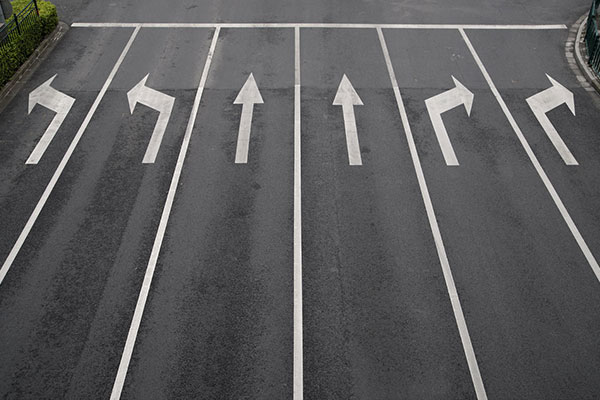
#> input picture lane-detection/lane.jpeg, 600 x 400 px
$ python hough.py
#> lines starting #> are read from the running program, lines starting #| are printed output that depends on the picture; after the words box and inside, x2 and y2 are one past the last pixel; in counts of white or black regions, pixels touching at a corner belong together
import cv2 as cv
import numpy as np

lane_color = cv.imread("lane.jpeg")
#> lane_color is the input picture: shape (400, 600, 3); mean B, G, R 92.9, 92, 92.3
height, width = lane_color.shape[:2]
#> height = 400; width = 600

gray = cv.cvtColor(lane_color, cv.COLOR_BGR2GRAY)

edges = cv.Canny(gray, threshold1=140, threshold2=150)
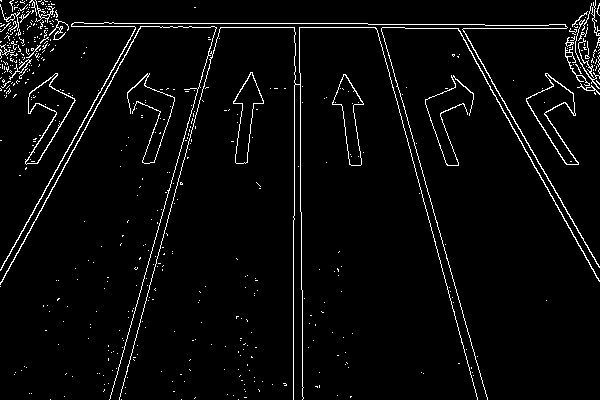
#> edges: shape (400, 600); 3.7% white in thin lines or dots

cv.namedWindow('Edges')
cv.moveWindow('Edges', 0, 0)
edges_resized = cv.resize(edges, (510, 510))
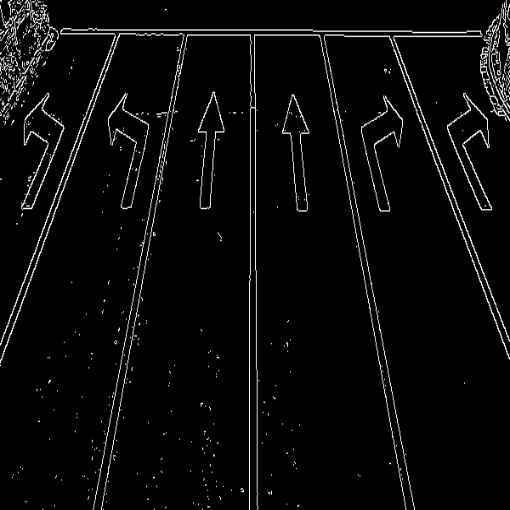
#> edges_resized: shape (510, 510); min 0, max 255, mean 9.5
cv.imshow('Edges', edges_resized)

lines = cv.HoughLinesP(
    edges,
    rho=1,
    theta=np.pi/180,
    threshold=80,
    minLineLength=100,
    maxLineGap=50
)
#> lines = 24 rows, first 6: [459, 24, 599, 267], [376, 24, 477, 399], [0, 270, 137, 23], [0, 23, 367, 23], [456, 24, 596, 277], [379, 24, 487, 399]

all_lines_image = lane_color.copy()

if lines is not None:
    for line in lines:
        print(f"Hough detected {len(lines) if lines is not None else 0} lines")
        x1, y1, x2, y2 = line[0]
        cv.line(all_lines_image, (x1, y1), (x2, y2), (0, 0, 255), 2)
#> this loop made 24 passes
#> (x1, y1, x2, y2) on passes 1 to 12: (459, 24, 599, 267), (376, 24, 477, 399), (0, 270, 137, 23), (0, 23, 367, 23), (456, 24, 596, 277), (379, 24, 487, 399), (119, 399, 211, 57), (109, 399, 216, 27), (140, 27, 404, 27), (375, 28, 597, 28), (0, 283, 86, 127), (368, 24, 484, 24)
#| Hough detected 24 lines
#| Hough detected 24 lines
#| Hough detected 24 lines
#| Hough detected 24 lines
#| Hough detected 24 lines
#| Hough detected 24 lines
#| Hough detected 24 lines
#| Hough detected 24 lines
#> (further printed lines are left out)
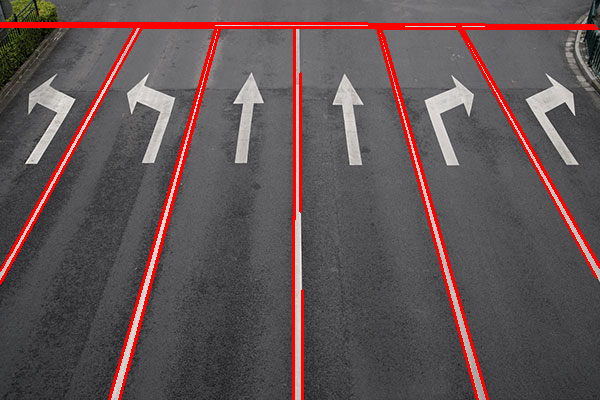
#> all_lines_image: shape (400, 600, 3); 5.64% of pixels changed, all inside (x1, y1, x2, y2) = (0, 22, 600, 400)

roi_left = width * 0.2
#> roi_left = 120
roi_right = width * 0.8
#> roi_right = 480

left_candidates = []
right_candidates = []

if lines is not None:
    for line in lines:
        x1, y1, x2, y2 = line[0]

        if x2 == x1:
            continue

        slope = (y2 - y1) / (x2 - x1)

        if abs(slope) < 0.15 or abs(slope) > 10.0:
            continue

        bottom_y = max(y1, y2)
        bottom_x = x1 if y1 > y2 else x2
        print(f"Left candidates: {len(left_candidates)}")
        print(f"Right candidates: {len(right_candidates)}")
        mid_x = (x1 + x2) / 2

        if slope < 0 and width*0.2 < bottom_x < width*0.55:
            left_candidates.append(line)
        elif slope > 0 and width*0.45 < bottom_x < width*0.8:
            right_candidates.append(line)
#> this loop made 24 passes
#> (x1, y1, x2, y2, slope, bottom_y, bottom_x, mid_x) on passes 1, 2, 3, 5, 6, 7, 8, 11, 14, 16, 19, 21: (459, 24, 599, 267, 1.74, 267, 599, 529), (376, 24, 477, 399, 3.71, 399, 477, 426.5), (0, 270, 137, 23, -1.8, 270, 0, 68.5), (456, 24, 596, 277, 1.81, 277, 596, 526), (379, 24, 487, 399, 3.47, 399, 487, 433), (119, 399, 211, 57, -3.72, 399, 119, 165), (109, 399, 216, 27, -3.48, 399, 109, 162.5), (0, 283, 86, 127, -1.81, 283, 0, 43), (0, 282, 142, 26, -1.8, 282, 0, 71), (110, 395, 215, 29, -3.49, 395, 110, 162.5), (9, 255, 135, 28, -1.8, 255, 9, 72), (383, 35, 487, 398, 3.49, 398, 487, 435)
#> (x1, y1, x2, y2, slope) on passes 4, 9, 10, 12, 17, 24: (0, 23, 367, 23, 0), (140, 27, 404, 27, 0), (375, 28, 597, 28, 0), (368, 24, 484, 24, 0), (0, 26, 214, 26, 0), (485, 25, 594, 25, 0)
#> (printed output is left out)
#> after the loop, left_candidates = [[[127, 371, 219, 29]]]; right_candidates = [[[376, 24, 477, 399]]]


current_lane_image = lane_color.copy()

best_left_line = None
min_left_x = 0

for line in left_candidates:
    x1, y1, x2, y2 = line[0]
    bottom_x = x1 if y1 > y2 else x2
    if bottom_x > min_left_x:
        min_left_x = bottom_x
        best_left_line = line
#> this loop made 1 pass
#> (x1, y1, x2, y2, bottom_x, min_left_x) on pass 1: (127, 371, 219, 29, 127, 127)
#> after the loop, min_left_x = 127

best_right_line = None
min_right_x = width
#> min_right_x = 600

for line in right_candidates:
    x1, y1, x2, y2 = line[0]
    bottom_x = x1 if y1 > y2 else x2
    if bottom_x < min_right_x:
        min_right_x = bottom_x
        best_right_line = line
#> this loop made 1 pass
#> (x1, y1, x2, y2, bottom_x, min_right_x) on pass 1: (376, 24, 477, 399, 477, 477)
#> after the loop, min_right_x = 477

if best_left_line is not None:
    x1, y1, x2, y2 = best_left_line[0]
#> x1 = 127; y1 = 371; x2 = 219; y2 = 29
    cv.line(current_lane_image, (x1, y1), (x2, y2), (255, 0, 0), 4)  # Left boundary in blue

if best_right_line is not None:
    x1, y1, x2, y2 = best_right_line[0]
#> x1 = 376; y1 = 24; x2 = 477; y2 = 399
    cv.line(current_lane_image, (x1, y1), (x2, y2), (0, 255, 0), 4)  # Right boundary in green
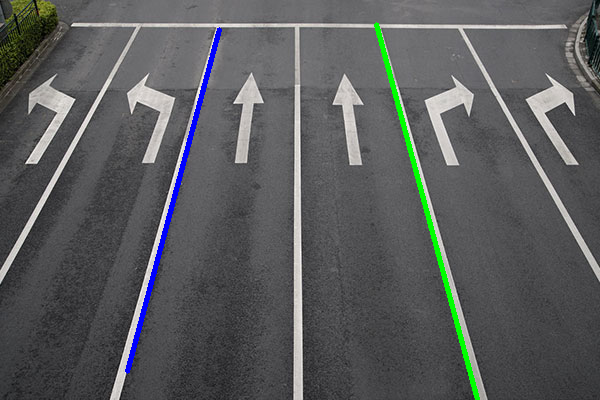
#> current_lane_image: shape (400, 600, 3); mean B, G, R 92.7, 91.9, 90


if lines is not None:
    rejected_by_slope = 0
    rejected_by_position = 0
    for line in lines:
        x1, y1, x2, y2 = line[0]

        if x2 == x1:
            continue

        slope = (y2 - y1) / (x2 - x1)

        if abs(slope) < 0.3 or abs(slope) > 5.0:
            rejected_by_slope += 1
            continue

        bottom_y = max(y1, y2)
        bottom_x = x1 if y1 > y2 else x2

        # Check if the line would be rejected by position
        if slope < 0:
            if not (width*0.3 < bottom_x < width*0.5):
                rejected_by_position += 1
        else:  # slope > 0
            if not (width*0.5 < bottom_x < width*0.7):
                rejected_by_position += 1
#> this loop made 24 passes
#> (x1, y1, x2, y2, slope, bottom_y, bottom_x) on passes 1, 2, 3, 5, 6, 7, 8, 11, 14, 16, 19, 21: (459, 24, 599, 267, 1.74, 267, 599), (376, 24, 477, 399, 3.71, 399, 477), (0, 270, 137, 23, -1.8, 270, 0), (456, 24, 596, 277, 1.81, 277, 596), (379, 24, 487, 399, 3.47, 399, 487), (119, 399, 211, 57, -3.72, 399, 119), (109, 399, 216, 27, -3.48, 399, 109), (0, 283, 86, 127, -1.81, 283, 0), (0, 282, 142, 26, -1.8, 282, 0), (110, 395, 215, 29, -3.49, 395, 110), (9, 255, 135, 28, -1.8, 255, 9), (383, 35, 487, 398, 3.49, 398, 487)
#> after the loop, rejected_by_position = 14; rejected_by_slope = 6

    print(f"Rejected by slope: {rejected_by_slope}")
#| Rejected by slope: 6
    print(f"Rejected by position: {rejected_by_position}")
#| Rejected by position: 14

cv.namedWindow('All Detected Lines')
cv.namedWindow('Your Lane Boundaries')
cv.moveWindow('All Detected Lines', 520, 0)
cv.moveWindow('Your Lane Boundaries', 1040, 0)

all_lines_resized = cv.resize(all_lines_image, (510, 510))
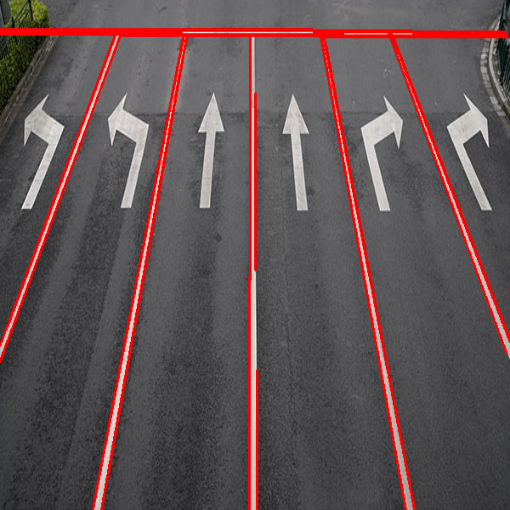
#> all_lines_resized: shape (510, 510, 3); mean B, G, R 85, 84, 98.6
current_lane_resized = cv.resize(current_lane_image, (510, 510))
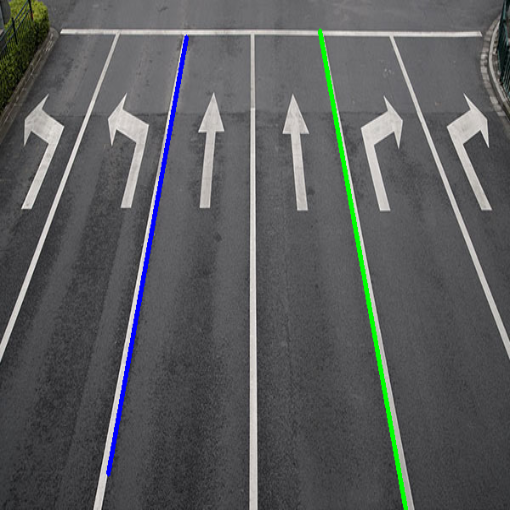
#> current_lane_resized: shape (510, 510, 3); mean B, G, R 92.6, 91.8, 89.9

cv.imshow('All Detected Lines', all_lines_resized)
cv.imshow('Your Lane Boundaries', current_lane_resized)

cv.waitKey(0)
cv.destroyAllWindows()

$ run again, with lane-detection/highway.jpg copied over lane-detection/lane.jpeg
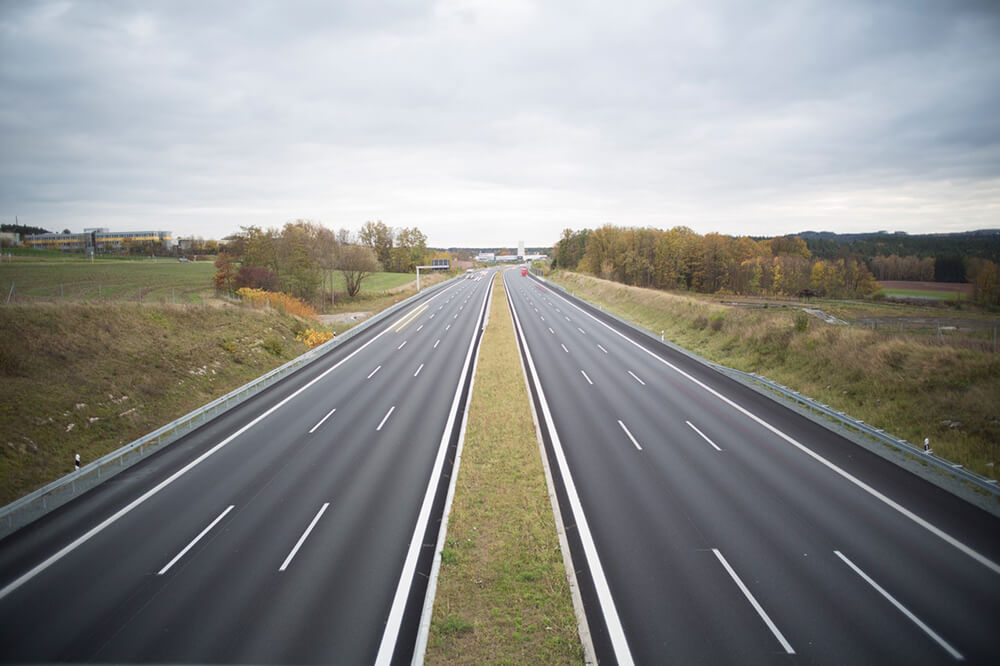
#> input picture lane-detection/highway.jpg, 1000 x 666 px
#> lane_color is the input picture: shape (666, 1000, 3); mean B, G, R 139.3, 141.7, 141.2
#> edges: shape (666, 1000); 3.7% white in thin lines or dots, all inside (x1, y1, x2, y2) = (0, 216, 1000, 666)
#> lines = 100 rows, first 6: [1, 590, 509, 248], [731, 405, 999, 573], [3, 507, 378, 316], [5, 537, 507, 248], [308, 382, 502, 251], [674, 365, 978, 554]
#> the loop `for line in lines:` made 100 passes
#> (printed output is left out)
#> after the loop `for line in lines:`:
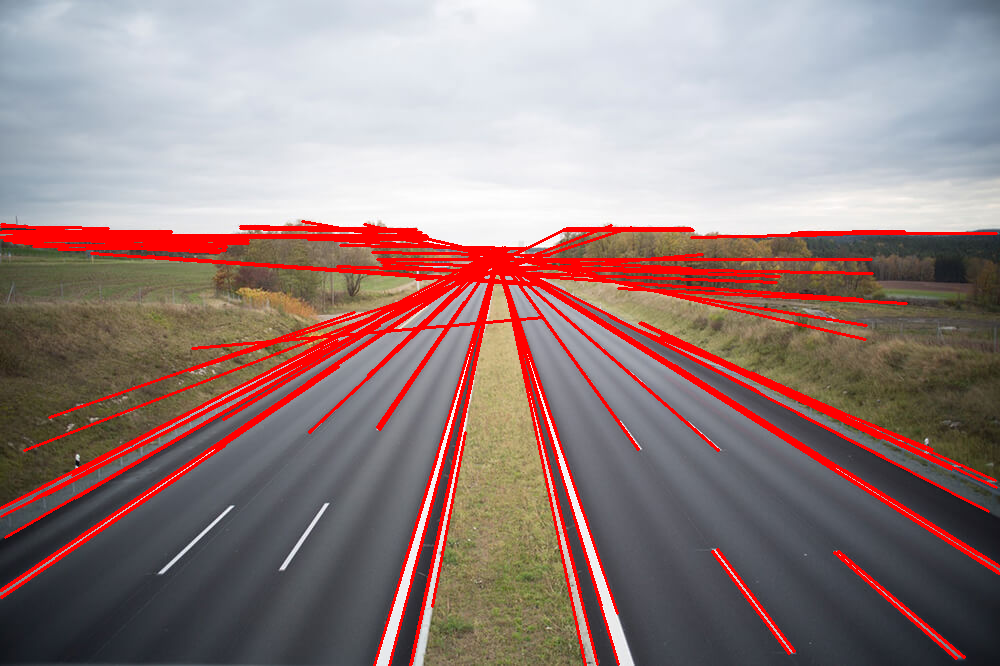
#> all_lines_image: shape (666, 1000, 3); 8.79% of pixels changed, all inside (x1, y1, x2, y2) = (0, 220, 1000, 666)
#> the loop `for line in lines:` made 100 passes
#> (x1, y1, x2, y2, slope, bottom_y, bottom_x, mid_x) on passes 1, 2, 3, 4, 5, 6, 8, 9: (1, 590, 509, 248, -0.673, 590, 1, 255), (731, 405, 999, 573, 0.627, 573, 999, 865), (3, 507, 378, 316, -0.509, 507, 3, 190.5), (5, 537, 507, 248, -0.576, 537, 5, 256), (308, 382, 502, 251, -0.675, 382, 308, 405), (674, 365, 978, 554, 0.622, 554, 978, 826), (497, 248, 585, 665, 4.74, 665, 585, 541), (609, 316, 884, 457, 0.513, 457, 884, 746.5)
#> (printed output is left out)
#> the loop `for line in left_candidates:` made 15 passes
#> line on passes 1 to 8: [[308, 382, 502, 251]], [[411, 580, 499, 248]], [[411, 664, 497, 260]], [[333, 347, 505, 247]], [[432, 606, 465, 432]], [[401, 573, 494, 266]], [[223, 419, 379, 325]], [[309, 432, 503, 251]]
#> the loop `for line in right_candidates:` made 16 passes
#> line on passes 1 to 8: [[497, 248, 585, 665]], [[554, 490, 597, 664]], [[491, 253, 718, 450]], [[495, 248, 580, 592]], [[492, 248, 601, 605]], [[717, 549, 794, 651]], [[494, 250, 638, 449]], [[478, 248, 758, 391]]
#> the loop `for line in lines:` made 100 passes
#| Rejected by slope: 41
#| Rejected by position: 36
#> `current_lane_resized = cv.resize(current_lane_image, (510, 510))`:
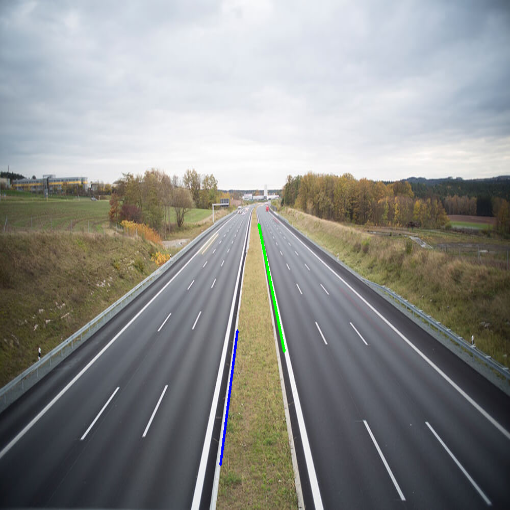
#> current_lane_resized: shape (510, 510, 3); mean B, G, R 139.1, 141.5, 140.6
